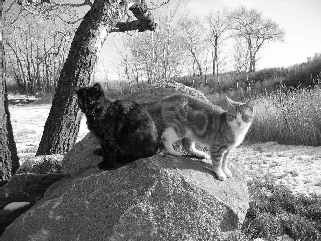
#> input picture hw2/sample1.jpg, 321 x 241 px
$ jupyter execute hw2.ipynb
#> lines starting #> are read from the running program, lines starting #| are printed output that depends on the picture
[cell 1]
import numpy as np
import cv2
import matplotlib.pyplot as plt

[cell 2]
#Problem 1
kernel = np.array([
    [0, (-1/4), 0],
    [(-1/4), 1, (-1/4)],
    [0, (-1/4), 0]]
)
#random 3x3 array for testing
test = np.random.rand(3, 3)
#multiplying matrices elementwise
out = 0
for i in range(3):
    for j in range(3):
        out += (kernel[i, j] * test[i, j])
#True average of the 4 adjacent center neighbors
avg = test[0, 1] + test[1, 0] + test[1, 2] + test[2, 1]
avg/=4
print("Average: "+ str(avg))
print("Center: " + str(test[1, 1]))
print("After kernel is applied: "+ str(out))

[cell 3]
#Problem 2 - grad(y, x) = im(y, x+1) - im(y, x) for all x, y
horiz = np.array([[1, 0, -1], [1, 0, -1], [1, 0, -1]])

[cell 4]
def show(image1, image2):
    fig, (ax1, ax2) = plt.subplots(1, 2)
    ax1.imshow(image1, cmap="gray")
    ax2.imshow(image2, cmap="gray")

def filter_lin(image, kernel):
    (x, y) = image.shape[0], image.shape[1]
    (r, c) = kernel.shape[0], kernel.shape[1]
    out = []
    for i in range(x-r):
        row = []
        for j in range(y-c):
            row.append(mult(image, kernel, i, j))
        out.append(row)
    out = np.array(out)
    return out
def mult(image, kernel, startx, starty):
    combo = 0
    (r, c) = kernel.shape[0], kernel.shape[1]
    arr = np.zeros((3, 3))
    for i in range(startx, startx+r):
        for j in range(starty, starty+c):
            combo += (image[i][j]*kernel[i-startx][j-starty])
#             arr[i-startx, j-starty] = image[i][j]
#     sum_ = (arr.sum()-np. * kernel.sum())**0.5
#     return combo/sum_
    return combo

[cell 5]
#Problem 3
image_path = "./sample1.jpg"
img = cv2.imread(image_path, 0)
#> img is the input picture: shape (241, 321); min 0, max 255, mean 133.2
plt.title("Original Image")
plt.imshow(img, cmap="gray")

[cell 6]
#Horizontal edge kernel
horiz = np.array([[-1, 0, 1], [-1, 0, 1], [-1, 0, 1]])
horiz = np.fliplr(np.flipud(horiz))
out_horiz = filter_lin(img, horiz)
#> in filter_lin, `out = np.array(out)`:
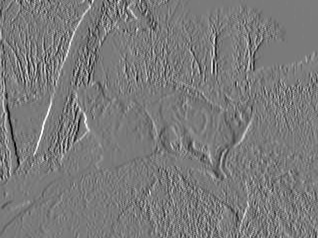
#> out: shape (238, 318) int64; min -623, max 671, mean -0.9; drawn with min black and max white
plt.imshow(out_horiz, cmap="gray")

[cell 7]
#Vertical Edge Kernel
vert = np.array([[-1, -1, -1], [0, 0, 0], [1, 1, 1]])
vert = np.fliplr(np.flipud(vert))
out_vert = filter_lin(img, vert)
#> in filter_lin (call 2), `out = np.array(out)`:
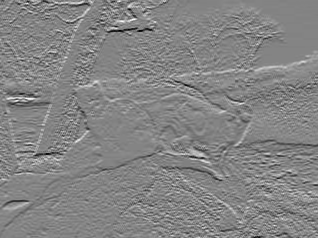
#> out: shape (238, 318) int64; min -599, max 558, mean 2.2; drawn with min black and max white
plt.imshow(out_vert, cmap="gray")

[cell 8]
#Horizontal filter to frequency domain
horiz = np.pad(horiz, ((0, img.shape[0]-3), (0, img.shape[1]-3)))
horiz_fft = np.fft.fft2(horiz)
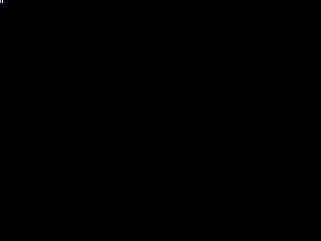
#> horiz: shape (241, 321) int64; 3 distinct labels, from -1 to 1; one colour per label, 0 black, -1 white
horiz_shift = np.fft.fftshift(horiz_fft)
frequency_horiz = np.log(1+np.abs(horiz_shift))
plt.imshow(frequency_horiz, cmap="jet")

[cell 9]
#vertical filter to frequency domain
vert = vert.astype(np.float32)
vert = np.pad(vert, ((0, img.shape[0]-3), (0, img.shape[1]-3)))
freq_vert = np.fft.fft2(vert, )
freq_vertshif = np.fft.fftshift(freq_vert)
frequency_vert = np.log(1 + np.abs(freq_vertshif))
plt.imshow(frequency_vert, cmap="jet")
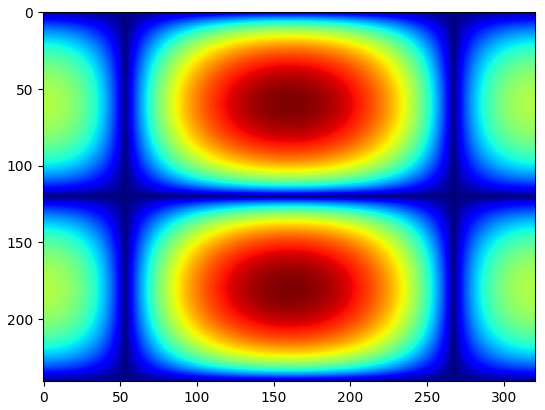
#> figure drawn by matplotlib, 1 panel

[cell 10]
#Sample1 Image to frequency domain
freq_img = np.fft.fft2(img)
freq_img_shift = np.fft.fftshift(freq_img)
frequency_img = np.log(1+np.abs(freq_img_shift))
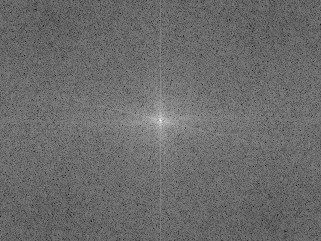
#> frequency_img: shape (241, 321) float64; min 3.21, max 16.15, mean 8.67; drawn with min black and max white
plt.imshow(frequency_img, cmap="jet")

[cell 11]
#Horizontal Edge in frequency domain
horiz_after = freq_img * frequency_horiz
horiz_after_shift = np.fft.fftshift(horiz_after)
horiz_after_trans = 20*np.log(1+np.abs(horiz_after_shift))
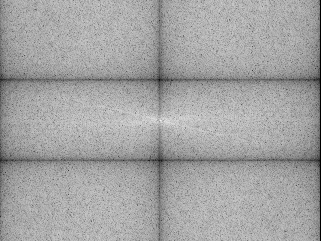
#> horiz_after_trans: shape (241, 321) float64; min 0, max 244.1, mean 163.6
plt.imshow(horiz_after_trans, cmap = "jet")

[cell 12]
#Vertical Edge in Frequency Domain
vert_after = freq_img * frequency_vert
vert_after_shift = np.fft.fftshift(vert_after)
vert_after_trans = np.log(1+np.abs(vert_after_shift))
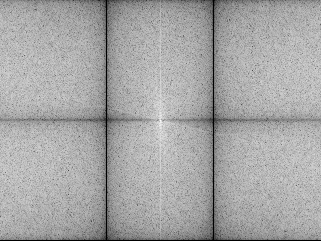
#> vert_after_trans: shape (241, 321) float64; min 0, max 12.49, mean 8.15; drawn with min black and max white
plt.imshow(vert_after_trans, cmap = "jet")

[cell 13]
#Data from frequency to spatial domain (Horizontal Edge)
spat_horiz = np.fft.ifft2(horiz_after)
plt.imshow(np.abs(spat_horiz), cmap="gray")
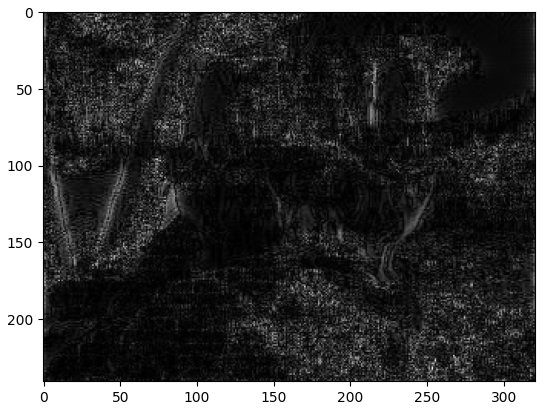
#> figure drawn by matplotlib, 1 panel

[cell 14]
#Data from frequency to spatial domain (Vertical Edge)
spat_vert = np.fft.ifft2(vert_after)
plt.imshow(np.abs(spat_vert), cmap="gray")
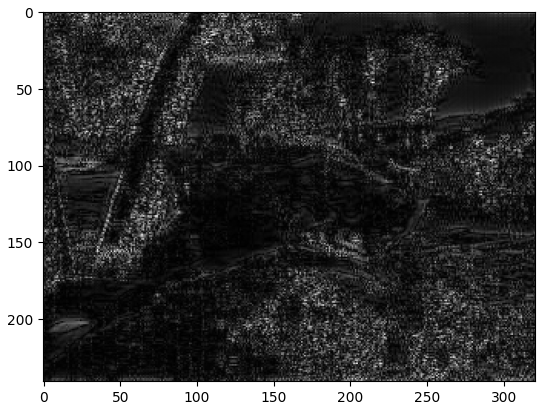
#> figure drawn by matplotlib, 1 panel

[cell 15]
#Sum of horizontal and vertical components
img_sum = np.abs(spat_vert+spat_horiz)
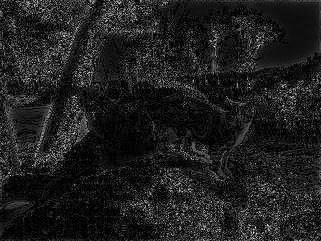
#> img_sum: shape (241, 321) float64; min 0.0527, max 297, mean 36.9; drawn with min black and max white
plt.imshow(img_sum, cmap="gray")
